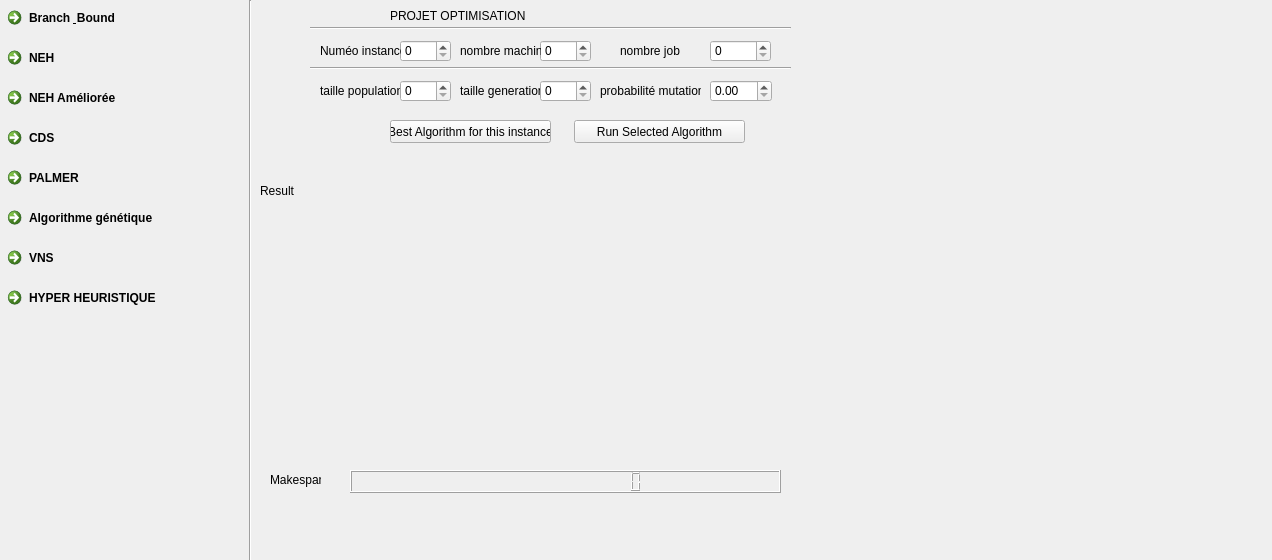
<?xml version="1.0" encoding="UTF-8"?>
<ui version="4.0">
 <class>ProjetOptim</class>
 <widget class="QMainWindow" name="ProjetOptim">
  <property name="geometry">
   <rect>
    <x>0</x>
    <y>0</y>
    <width>1272</width>
    <height>560</height>
   </rect>
  </property>
  <property name="windowTitle">
   <string>MainWindow</string>
  </property>
  <widget class="QWidget" name="centralwidget">
   <widget class="QSpinBox" name="val_0">
    <property name="geometry">
     <rect>
      <x>400</x>
      <y>40</y>
      <width>51</width>
      <height>22</height>
     </rect>
    </property>
   </widget>
   <widget class="QSpinBox" name="val_1">
    <property name="geometry">
     <rect>
      <x>540</x>
      <y>40</y>
      <width>51</width>
      <height>22</height>
     </rect>
    </property>
    <property name="maximum">
     <number>500</number>
    </property>
   </widget>
   <widget class="QSpinBox" name="val_2">
    <property name="geometry">
     <rect>
      <x>710</x>
      <y>40</y>
      <width>61</width>
      <height>22</height>
     </rect>
    </property>
    <property name="maximum">
     <number>500</number>
    </property>
   </widget>
   <widget class="QLabel" name="label">
    <property name="geometry">
     <rect>
      <x>320</x>
      <y>40</y>
      <width>81</width>
      <height>21</height>
     </rect>
    </property>
    <property name="text">
     <string>Numéo instance</string>
    </property>
   </widget>
   <widget class="QLabel" name="label_2">
    <property name="geometry">
     <rect>
      <x>460</x>
      <y>40</y>
      <width>81</width>
      <height>21</height>
     </rect>
    </property>
    <property name="text">
     <string>nombre machine</string>
    </property>
   </widget>
   <widget class="QLabel" name="label_3">
    <property name="geometry">
     <rect>
      <x>620</x>
      <y>40</y>
      <width>81</width>
      <height>21</height>
     </rect>
    </property>
    <property name="text">
     <string>nombre job</string>
    </property>
   </widget>
   <widget class="QLabel" name="label_4">
    <property name="geometry">
     <rect>
      <x>390</x>
      <y>0</y>
      <width>361</width>
      <height>31</height>
     </rect>
    </property>
    <property name="text">
     <string>PROJET OPTIMISATION</string>
    </property>
   </widget>
   <widget class="Line" name="line">
    <property name="geometry">
     <rect>
      <x>310</x>
      <y>20</y>
      <width>481</width>
      <height>16</height>
     </rect>
    </property>
    <property name="orientation">
     <enum>Qt::Horizontal</enum>
    </property>
   </widget>
   <widget class="Line" name="line_2">
    <property name="geometry">
     <rect>
      <x>310</x>
      <y>60</y>
      <width>481</width>
      <height>16</height>
     </rect>
    </property>
    <property name="orientation">
     <enum>Qt::Horizontal</enum>
    </property>
   </widget>
   <widget class="QPushButton" name="bestInstance">
    <property name="geometry">
     <rect>
      <x>390</x>
      <y>120</y>
      <width>161</width>
      <height>23</height>
     </rect>
    </property>
    <property name="text">
     <string>Best Algorithm for this instance</string>
    </property>
   </widget>
   <widget class="QPushButton" name="runButton">
    <property name="geometry">
     <rect>
      <x>574</x>
      <y>120</y>
      <width>171</width>
      <height>23</height>
     </rect>
    </property>
    <property name="text">
     <string>Run Selected Algorithm</string>
    </property>
   </widget>
   <widget class="QLabel" name="label_5">
    <property name="geometry">
     <rect>
      <x>270</x>
      <y>470</y>
      <width>51</width>
      <height>20</height>
     </rect>
    </property>
    <property name="text">
     <string>Makespan</string>
    </property>
   </widget>
   <widget class="QLCDNumber" name="timeField">
    <property name="geometry">
     <rect>
      <x>350</x>
      <y>470</y>
      <width>431</width>
      <height>23</height>
     </rect>
    </property>
    <property name="palette">
     <palette>
      <active>
       <colorrole role="Text">
        <brush brushstyle="SolidPattern">
         <color alpha="255">
          <red>0</red>
          <green>0</green>
          <blue>0</blue>
         </color>
        </brush>
       </colorrole>
       <colorrole role="ButtonText">
        <brush brushstyle="SolidPattern">
         <color alpha="255">
          <red>0</red>
          <green>0</green>
          <blue>0</blue>
         </color>
        </brush>
       </colorrole>
      </active>
      <inactive>
       <colorrole role="Text">
        <brush brushstyle="SolidPattern">
         <color alpha="255">
          <red>0</red>
          <green>0</green>
          <blue>0</blue>
         </color>
        </brush>
       </colorrole>
       <colorrole role="ButtonText">
        <brush brushstyle="SolidPattern">
         <color alpha="255">
          <red>0</red>
          <green>0</green>
          <blue>0</blue>
         </color>
        </brush>
       </colorrole>
      </inactive>
      <disabled>
       <colorrole role="Text">
        <brush brushstyle="SolidPattern">
         <color alpha="255">
          <red>0</red>
          <green>0</green>
          <blue>0</blue>
         </color>
        </brush>
       </colorrole>
       <colorrole role="ButtonText">
        <brush brushstyle="SolidPattern">
         <color alpha="255">
          <red>85</red>
          <green>0</green>
          <blue>0</blue>
         </color>
        </brush>
       </colorrole>
      </disabled>
     </palette>
    </property>
    <property name="font">
     <font>
      <family>Bodoni MT</family>
      <pointsize>18</pointsize>
     </font>
    </property>
    <property name="digitCount">
     <number>15</number>
    </property>
   </widget>
   <widget class="QLabel" name="label_6">
    <property name="geometry">
     <rect>
      <x>260</x>
      <y>180</y>
      <width>47</width>
      <height>21</height>
     </rect>
    </property>
    <property name="text">
     <string>Result</string>
    </property>
   </widget>
   <widget class="QCommandLinkButton" name="btn_0">
    <property name="geometry">
     <rect>
      <x>0</x>
      <y>0</y>
      <width>191</width>
      <height>41</height>
     </rect>
    </property>
    <property name="text">
     <string>Branch &amp; Bound</string>
    </property>
   </widget>
   <widget class="QCommandLinkButton" name="btn_1">
    <property name="geometry">
     <rect>
      <x>0</x>
      <y>40</y>
      <width>191</width>
      <height>41</height>
     </rect>
    </property>
    <property name="text">
     <string>NEH</string>
    </property>
   </widget>
   <widget class="QCommandLinkButton" name="btn_4">
    <property name="geometry">
     <rect>
      <x>0</x>
      <y>200</y>
      <width>231</width>
      <height>41</height>
     </rect>
    </property>
    <property name="text">
     <string>Algorithme génétique</string>
    </property>
   </widget>
   <widget class="QCommandLinkButton" name="btn_2">
    <property name="geometry">
     <rect>
      <x>0</x>
      <y>80</y>
      <width>191</width>
      <height>41</height>
     </rect>
    </property>
    <property name="text">
     <string>NEH Améliorée</string>
    </property>
   </widget>
   <widget class="QCommandLinkButton" name="btn_3">
    <property name="geometry">
     <rect>
      <x>0</x>
      <y>120</y>
      <width>191</width>
      <height>41</height>
     </rect>
    </property>
    <property name="text">
     <string>CDS</string>
    </property>
   </widget>
   <widget class="QCommandLinkButton" name="btn_5">
    <property name="geometry">
     <rect>
      <x>0</x>
      <y>240</y>
      <width>191</width>
      <height>41</height>
     </rect>
    </property>
    <property name="text">
     <string>VNS</string>
    </property>
   </widget>
   <widget class="QCommandLinkButton" name="btn_6">
    <property name="geometry">
     <rect>
      <x>0</x>
      <y>280</y>
      <width>191</width>
      <height>41</height>
     </rect>
    </property>
    <property name="text">
     <string>HYPER HEURISTIQUE</string>
    </property>
   </widget>
   <widget class="Line" name="line_3">
    <property name="geometry">
     <rect>
      <x>240</x>
      <y>0</y>
      <width>20</width>
      <height>561</height>
     </rect>
    </property>
    <property name="orientation">
     <enum>Qt::Vertical</enum>
    </property>
   </widget>
   <widget class="QCommandLinkButton" name="btn_7">
    <property name="geometry">
     <rect>
      <x>0</x>
      <y>160</y>
      <width>231</width>
      <height>41</height>
     </rect>
    </property>
    <property name="text">
     <string>PALMER</string>
    </property>
   </widget>
   <widget class="QLabel" name="label_resultat">
    <property name="geometry">
     <rect>
      <x>310</x>
      <y>180</y>
      <width>611</width>
      <height>151</height>
     </rect>
    </property>
    <property name="text">
     <string/>
    </property>
   </widget>
   <widget class="QLabel" name="label_8">
    <property name="geometry">
     <rect>
      <x>320</x>
      <y>80</y>
      <width>81</width>
      <height>21</height>
     </rect>
    </property>
    <property name="text">
     <string>taille population</string>
    </property>
   </widget>
   <widget class="QSpinBox" name="val_3">
    <property name="geometry">
     <rect>
      <x>400</x>
      <y>80</y>
      <width>51</width>
      <height>22</height>
     </rect>
    </property>
    <property name="maximum">
     <number>1000</number>
    </property>
   </widget>
   <widget class="QLabel" name="label_9">
    <property name="geometry">
     <rect>
      <x>460</x>
      <y>80</y>
      <width>81</width>
      <height>21</height>
     </rect>
    </property>
    <property name="text">
     <string>taille generation</string>
    </property>
   </widget>
   <widget class="QSpinBox" name="val_4">
    <property name="geometry">
     <rect>
      <x>540</x>
      <y>80</y>
      <width>51</width>
      <height>22</height>
     </rect>
    </property>
    <property name="maximum">
     <number>1000</number>
    </property>
   </widget>
   <widget class="QLabel" name="label_10">
    <property name="geometry">
     <rect>
      <x>600</x>
      <y>80</y>
      <width>101</width>
      <height>21</height>
     </rect>
    </property>
    <property name="text">
     <string>probabilité mutation</string>
    </property>
   </widget>
   <widget class="QDoubleSpinBox" name="doubleSpinBox">
    <property name="geometry">
     <rect>
      <x>710</x>
      <y>80</y>
      <width>62</width>
      <height>22</height>
     </rect>
    </property>
   </widget>
  </widget>
 </widget>
 <resources/>
 <connections/>
</ui>
